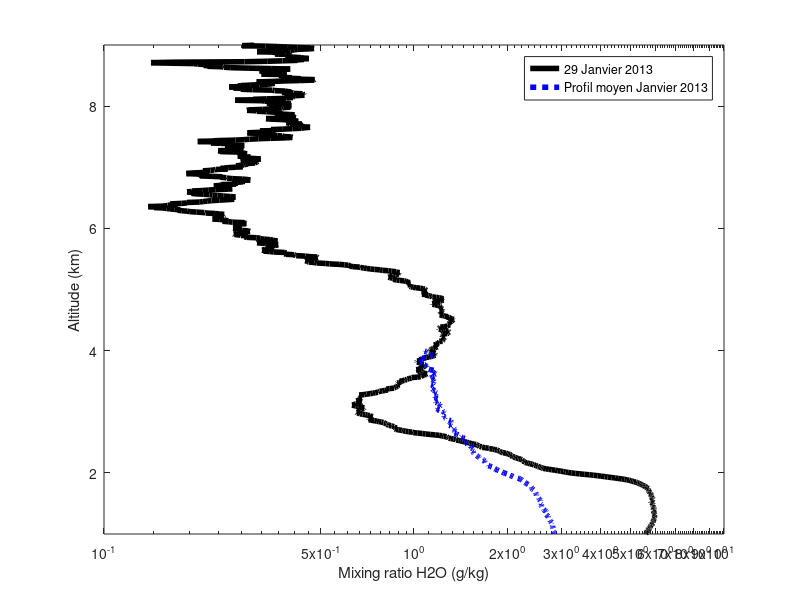

Write the MATLAB code that produced this figure.
% Question 5

clear
%close all
load Matrice_lidar.mat

WV_lidar_moyen=mean(WV_lidar,2); 

figure
semilogx(WV_lidar(20:4429,13),z_lidar(20:4429),'k-','linewidth',4)
hold on
semilogx(WV_lidar_moyen(20:4429),z_lidar(20:4429),'b:','linewidth',4)
legend('29 Janvier 2013','Profil moyen Janvier 2013')
axis([0.1 10 1 9])
set(gca,'xtick',[0.1 0.5 1 2 3 4 5 6 7 8 9 10]);
xlabel('Mixing ratio H2O (g/kg)');
ylabel('Altitude (km)');

